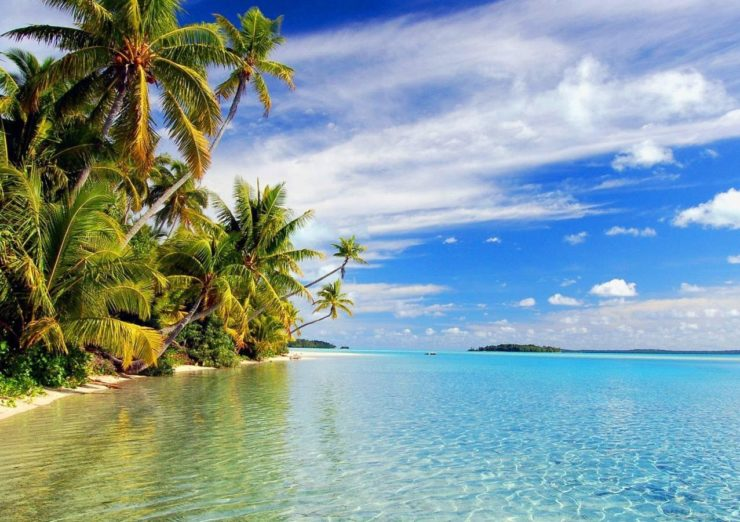
#> input picture Lista-03/images/paisagem.jpg, 740 x 522 px
$ python exercicio01.py
#> lines starting #> are read from the running program, lines starting #| are printed output that depends on the picture
'''
Negativo de uma imagem
  É um filtro que, nas imagens em escala de cinza, transforma o que é branco em preto,
  e o que é preto fica branco, ou seja, é o netativo da intensidade.
  Nas imagens coloridas também funcionam da mesma forma, onde cada cor irá ter sua cor
  negativa correspondente.

'''

# Letra A: Faça um código para gerar o negativo de uma imagem colorida.
def negativoColorida():
    img = Image.open('images/paisagem.jpg')
#> img is the input picture: PIL image 740x522 RGB; mean R, G, B 130.4, 155.3, 158.5
    matriz = img.load()

    for i in range(img.size[0]):
        for j in range(img.size[1]):
            r = 255 - matriz[i, j][0]
            g = 255 - matriz[i, j][1]
            b = 255 - matriz[i, j][2]
            matriz[i, j] = (r, g, b)

    img.save('images/01/negativoPaisagem.jpg')
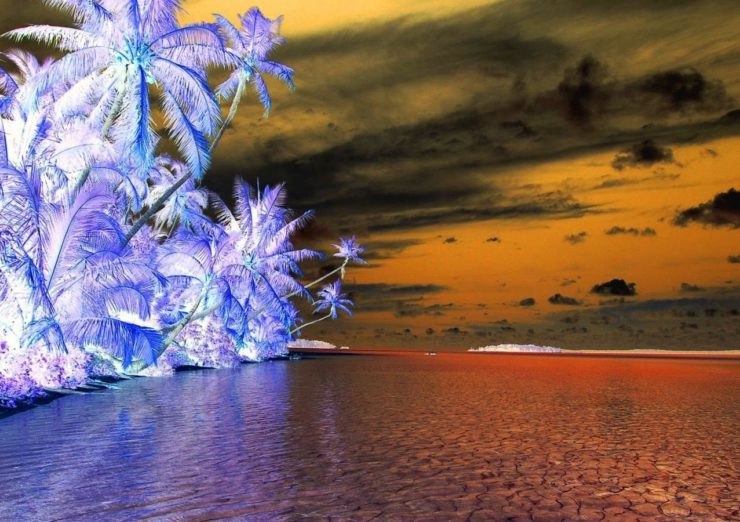
#> saved as negativoPaisagem.jpg: PIL image 740x522 RGB; mean R, G, B 124.6, 99.7, 96.5
    print('Imagem gerada')

# Letra B: Faça um código para gerar o negativo de uma imagem em escala de cinza.
def negativoCinza():
    img = Image.open('images/bichano.jpg')
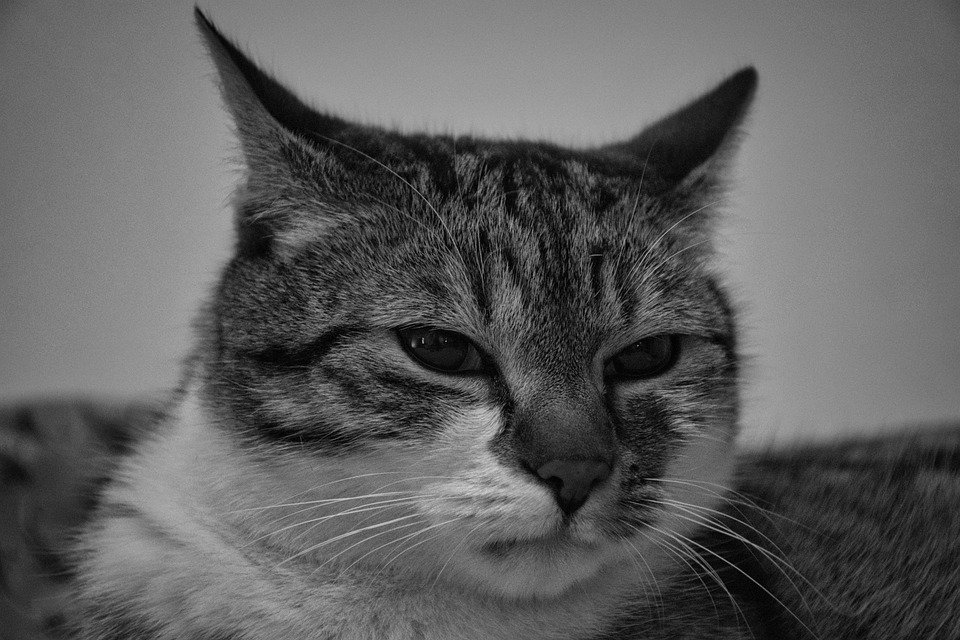
#> input picture Lista-03/images/bichano.jpg, 960 x 640 px
#> img is the input picture: PIL image 960x640 RGB; min 0, max 212, mean 94.6
    matriz = img.load()

    for i in range(img.size[0]):
        for j in range(img.size[1]):
            r = 255 - matriz[i, j][0]
            g = 255 - matriz[i, j][1]
            b = 255 - matriz[i, j][2]
            matriz[i, j] = (r, g, b)

    img.save('images/01/negativoBichano.jpg')
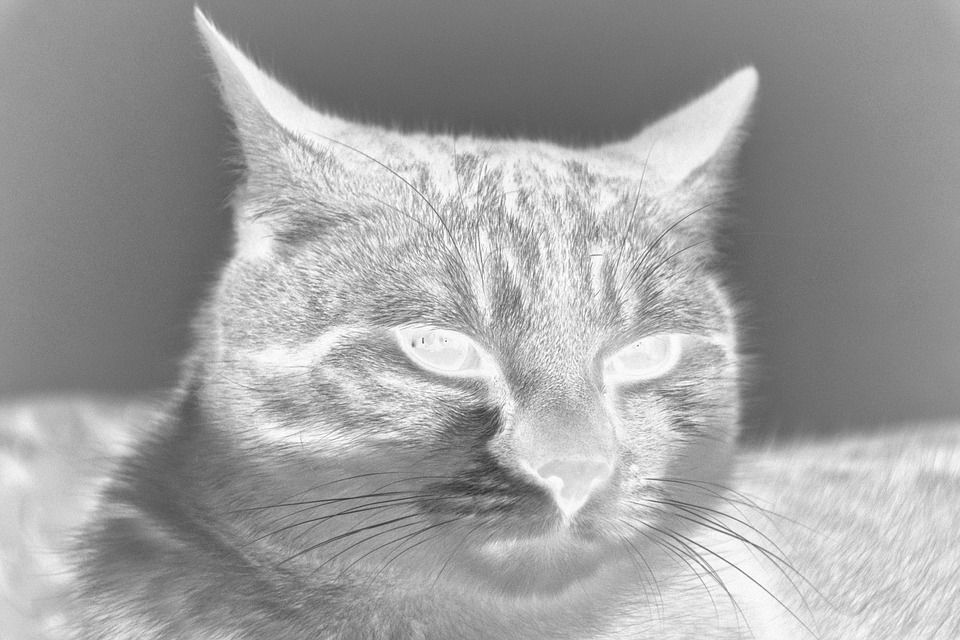
#> saved as negativoBichano.jpg: PIL image 960x640 RGB; min 43, max 255, mean 160.4
    print('Imagem gerada')


if __name__ == "__main__":
    from PIL import Image

    negativoColorida()
    negativoCinza()
